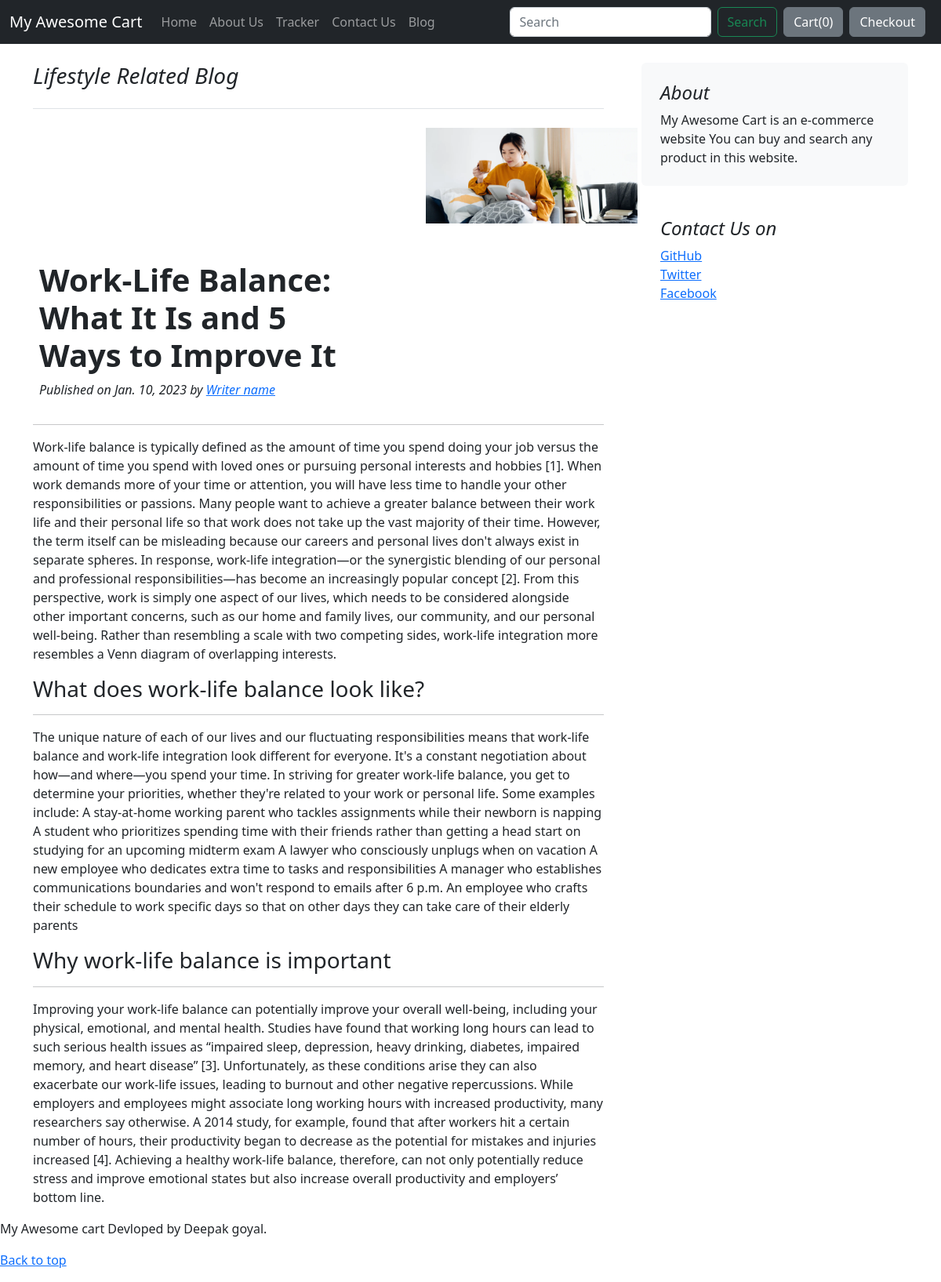
The page /blog/blogpost/1 on the database its author committed.
### blog/models.py (models this page shows, shortened)
class Blogpost(models.Model):
    post_id = models.AutoField(primary_key=True)
    title = models.CharField(max_length=50)
    category = models.CharField(max_length=50, default="")
    head0 = models.CharField(max_length=500, default="")
    chead0 = models.CharField(max_length=5000, default="")
    head1 = models.CharField(max_length=500, default="")
    chead1 = models.CharField(max_length=5000, default="")
    head2 = models.CharField(max_length=500, default="")
    chead2 = models.CharField(max_length=5000, default="")
    pub_date = models.DateField()
    thumbnail = models.ImageField(upload_to="blog/images", default="")

### blog/views.py (the view)
# urls.py: path("blogpost/<int:blogid>", views.blogpost, name="blogPost"),
def blogpost(request, blogid):
    blogpost = Blogpost.objects.filter(post_id=blogid)
    return render(request, 'blog/blogpost.html', {'blogpost':blogpost[0]})

### blog/templates/blog/blogpost.html (shortened to what this page needs)
{% extends 'blog/basic.html' %}
{% block body %}
<main class="container mt-4 ">
  <div class="row g-5">
    <div class="col-md-8">
      <h3 class="pb-4 mb-4 fst-italic border-bottom">
        {{blogpost.category}} Related Blog
      </h3>
      <article class="blog-post  ">
        <div class="  row">
            <div class="col-md-8">
              <div class=" bottom-0 start-0 mx-2 ">
                <h1 class="blog-post-title"> <b>{{blogpost.head0}}</b></h1>
                <p class="blog-post-meta "> <i>Published on {{blogpost.pub_date}} by <a href="#">Writer name</a> </i></p>
              </div>
            </div>
              <div class="thumbnail col-md-4 mb-3">
                <Img src="/media/{{blogpost.thumbnail}}" >
              </div>
          </div>
          <hr>
        <p>{{blogpost.chead0}}</p>
        <h3>{{blogpost.head1}}</h3>
        <hr>
        <p>{{blogpost.chead1}}</p>
        <h3>{{blogpost.head2}}</h3>
        <hr>
        <p>{{blogpost.chead2}}</p>
      </article>
    </div>
    <div class="col-md-4">
      <div class="position-sticky" style="top: 2rem;">
        <div class="p-4 mb-3 bg-light rounded">
          <h4 class="fst-italic">About</h4>
          <p class="mb-0">My Awesome Cart is an e-commerce website You can buy and search any product in this website.</p>
        </div>
        <div class="p-4">
          <h4 class="fst-italic">Contact Us on</h4>
          <ol class="list-unstyled">
            <li><a href="#">GitHub</a></li>
            <li><a href="#">Twitter</a></li>
            <li><a href="#">Facebook</a></li>
          </ol>
        </div>
      </div>
    </div>
  </div>
</main>
<footer class="blog-footer">
  <p>My Awesome cart Devloped by Deepak goyal.</p>
  <p>
    <a href="#">Back to top</a>
  </p>
</footer>
  {% endblock %}

### rows shown on the page
Blogpost: category "Lifestyle", head0 "Work-Life Balance: What It Is and 5 Ways to Improve It", pub_date "Jan. 10, 2023", thumbnail (picture), chead0 "Work-life balance is typically defined as the amount of time you spend doing your job versus the amount of time you spend with loved ones or pursuing personal interests and hobbies [1]. When work demands more of your time or attention, you will have less time to handle your other responsibilities or passions. Many people want to achieve a greater balance between their work life and their personal life so that work does not take up the vast majority of their time. However, the term itself can be misleading because our careers and personal lives don't always exist in separate spheres. In response, work-life integration—or the synergistic blending of our personal and professional…", head1 "What does work-life balance look like?", chead1 "The unique nature of each of our lives and our fluctuating responsibilities means that work-life balance and work-life integration look different for everyone. It's a constant negotiation about how—and where—you spend your time. In striving for greater work-life balance, you get to determine your priorities, whether they're related to your work or personal life. Some examples include: A stay-at-home working parent who tackles assignments while their newborn is napping A student who prioritizes spending time with their friends rather than getting a head start on studying for an upcoming midterm exam A lawyer who consciously unplugs when on vacation A new employee who dedicates extra time to…", head2 "Why work-life balance is important", chead2 "Improving your work-life balance can potentially improve your overall well-being, including your physical, emotional, and mental health. Studies have found that working long hours can lead to such serious health issues as “impaired sleep, depression, heavy drinking, diabetes, impaired memory, and heart disease” [3]. Unfortunately, as these conditions arise they can also exacerbate our work-life issues, leading to burnout and other negative repercussions. While employers and employees might associate long working hours with increased productivity, many researchers say otherwise. A 2014 study, for example, found that after workers hit a certain number of hours, their productivity began to…"
